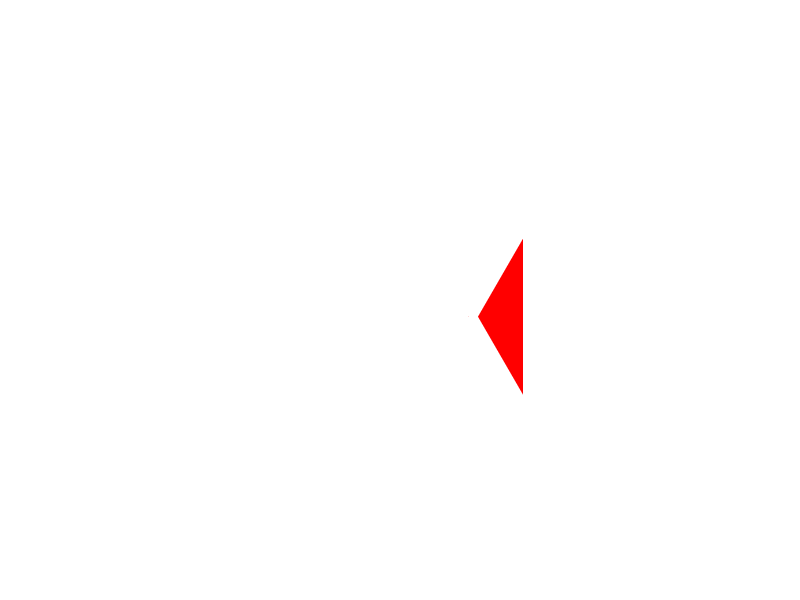

Write MATLAB code to recreate this figure. (Note: this script raises an error after producing the figure.)
%% Generate circle
% white blue
a = rectangle('position',[0-1,0-1,2*2,2*2],'curvature',[1,1],...
    'edgecolor','w','LineWidth',12,'facecolor','b');
axis([-2 2 -3 6])
axis equal
axis off

% balck white 
b = rectangle('position',[0-1,0-1,2*2,2*2],'curvature',[1,1],...
    'edgecolor','k','LineWidth',12,'facecolor','w');
axis([-2 2 -3 6])
axis equal
axis off

% white red
c = rectangle('position',[0-1,0-1,2*2,2*2],'curvature',[1,1],...
    'edgecolor','w','LineWidth',12,'facecolor','r');
axis([-2 2 -3 6])
axis equal
axis off

% whole red
d = rectangle('position',[0-1,0-1,2*2,2*2],'curvature',[1,1],...
    'edgecolor','r','LineWidth',12,'facecolor','r');
axis([-2 2 -3 6])
axis equal
axis off
%% Generate triangle
% red white triangle
x1=1;x2=2;x3=3;
y1=1;y2=sqrt(3)+1;
triangle_x=[x1,x2,x3,x1];
triangle_y=[y1,y2,y1,y1];
fill(triangle_x,triangle_y,'w','LineWidth',12,'edgecolor','r');
axis([-2 2 -3 6])
axis equal;
axis off

% whole red triangle
x1=1;x2=2;x3=3;
y1=1;y2=sqrt(3)+1;
triangle_x=[x1,x2,x3,x1];
triangle_y=[y1,y2,y1,y1];
fill(triangle_x,triangle_y,'r','LineWidth',12,'edgecolor','r');
axis([-2 2 -3 6])
axis equal;
axis off

%% Generate inverted triangle
% white red inverted triangle
x1=1;x2=2;x3=3;
y1=3;y2=3-sqrt(3);
triangle_x=[x1,x2,x3,x1];
triangle_y=[y1,y2,y1,y1];
fill(triangle_x,triangle_y,'r','LineWidth',12,'edgecolor','w');
axis([-2 2 -1 5])
axis equal;
axis off

% whole red inverted triangle
x1=1;x2=2;x3=3;
y1=3;y2=3-sqrt(3);
triangle_x=[x1,x2,x3,x1];
triangle_y=[y1,y2,y1,y1];
fill(triangle_x,triangle_y,'r','LineWidth',12,'edgecolor','r');
axis([-2 2 -3 6])
axis equal;
axis off
%% Generate diamond
% white yellow diamond
x1=1;x2=sqrt(2)+1;x3=2*sqrt(2)+1;x4=sqrt(2)+1;
y1=3;y2=3+sqrt(2);y3 =3-sqrt(2);
triangle_x=[x1,x2,x3,x4,x1];
triangle_y=[y1,y2,y1,y3,y1];
fill(triangle_x,triangle_y,'y','LineWidth',12,'edgecolor','w');
axis([-2 2 0 6])
axis equal;
axis off

%% Generate hexagon
% white red hexagon
x1=1;x2=2;x3=4;x4=5;
y1=3;y2=3+sqrt(3);y3 =3-sqrt(3);
triangle_x=[x1,x2,x3,x4,x3,x2,x1];
triangle_y=[y1,y2,y2,y1,y3,y3,y1];
fill(triangle_x,triangle_y,'r','LineWidth',12,'edgecolor','w');
axis([-2 2 -1 8])
axis equal;
axis off
%% homography
I1 = imread('white red inverted triangle.png');

theta = 5;
tm = [cosd(theta) -sind(theta) 0.0005; ...
    sind(theta) cosd(theta) 0; ...
    0 0 1];
tform = projective2d(tm);

I3 = imwarp(I1,tform);

figure
imshow(I3);
%% remove black background
im  = imread('whole red triangle.png');
s   = ceil(size(im)/2);
imP = padarray(im, s(1:2), 'replicate', 'both');
imR = imrotate(imP, 45);
S   = ceil(size(imR)/2);
imF = imR(S(1)-s(1):S(1)+s(1)-1, S(2)-s(2):S(2)+s(2)-1, :);
figure, 
subplot(1, 3, 1)
imshow(im); 
title('Original Image')
subplot(1, 3, 2)
imshow(imR);
title('Rotated Image with black background')
subplot(1, 3, 3)
imshow(imF);
title('Rotated Image without black background')
%% still remove
A = imread('whole red triangle.png');
angle = -10;
T = @(I) imrotate(I,angle,'bilinear','crop');
TA = T(A);
mask = T(ones(size(A)))==1;
A(mask) = TA(mask);
imshow(A);
%% Augment created shapes
img = imread('black white circle.png');
for n = 1:5
for k = 1:200
    
	FName = sprintf('0000%d_%d.jpg',n,11800+k);

angle = -5 + (10)*rand(1,1);
T = @(I) imrotate(I,angle,'bilinear','crop');
Ti = T(img);
mask = T(ones(size(img)))==1;
img(mask) = Ti(mask);
imwrite(img,FName);

end
end

